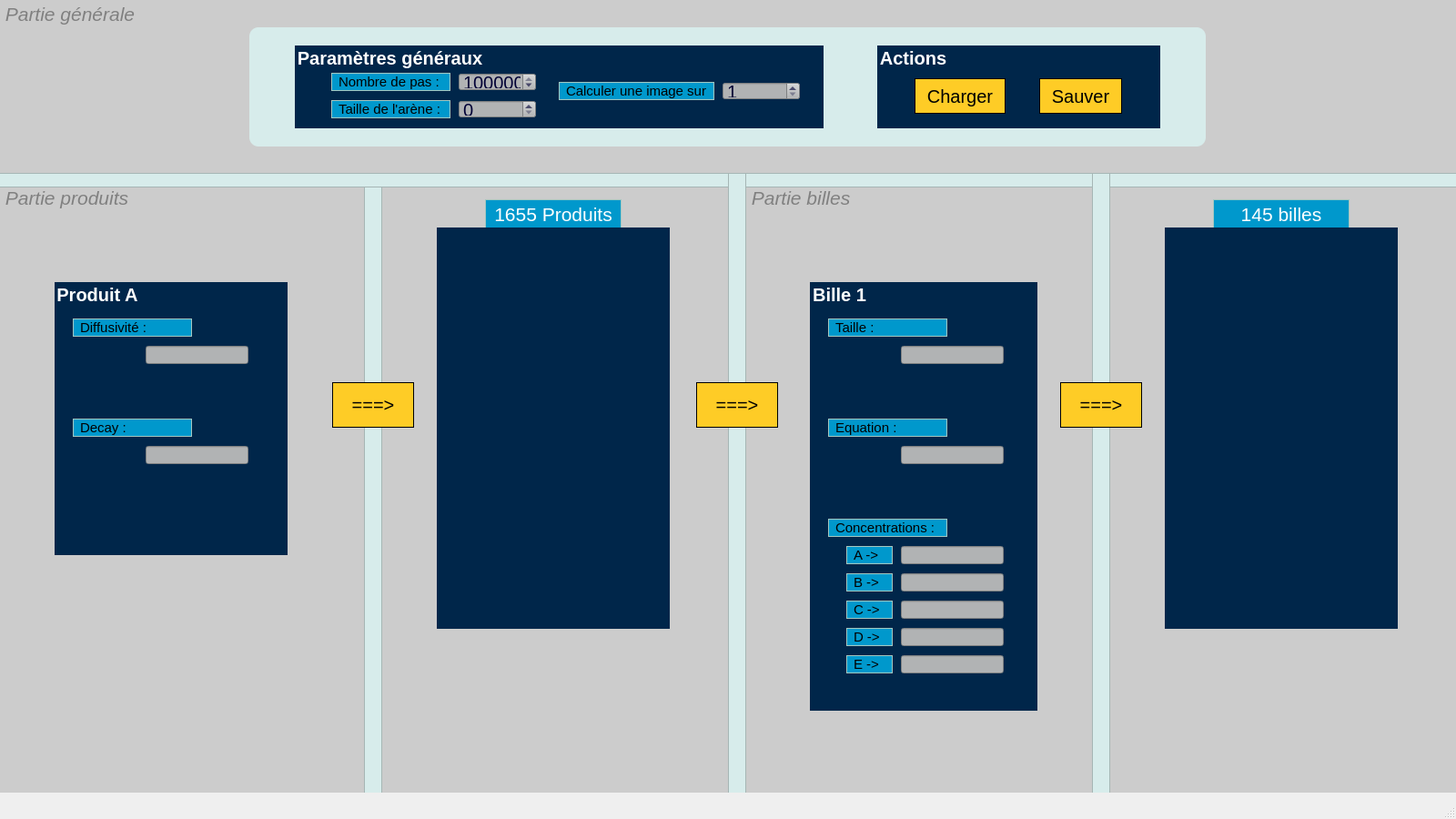
<?xml version="1.0" encoding="UTF-8"?>
<ui version="4.0">
 <class>MainWindow</class>
 <widget class="QMainWindow" name="MainWindow">
  <property name="geometry">
   <rect>
    <x>0</x>
    <y>0</y>
    <width>1600</width>
    <height>900</height>
   </rect>
  </property>
  <property name="windowTitle">
   <string>MainWindow</string>
  </property>
  <property name="styleSheet">
   <string notr="true">#groupBox_3 {

	background : #d7eceb;
	border-radius : 10px;

}

#label_3,#label_7 {

	padding : 0px 3px;
	color : white;
	font-size : 16pt;
	border : 1px solid #a4c7c0;
	border-bottom-style : none;

}

#label, #label_2 ,#label_8,#label_10,#label_9,#label_11,#label_12,#label_13,#label_14,#label_15,#label_16,#label_17,#label_18,#label_19{

	font-size : 15px;
	border : 1px solid #a4c7c0;
    padding : 0px 3px;

}

#label_4,#label_5,#label_6 {

	font-style : italic;
	color : grey;
	background : none

}

 QListWidget {
	border : none;
	background : #00264a;
	border-bottom-right-radius : 10px;
 }

#frame, #frame_2, #frame_3, #frame_4 {

	background : #d7eceb;

}

#centralwidget {

	background-color : #ccc;

}


QWidget {

	font-size : 20px;

}

.QLabel{

	font-weight : 400;
	border : none;
	font-size : 16pt;
	background-color : #0098cc;
	
}

.QPushButton{
	
	font : 13pt &quot;Consolas&quot;;
	border-radius : 0px;
	padding : 15px;
	color : #00003B;	
}

.QToolButton{

	background-color : #fecc26;
	border : 1px solid black;
	padding : 5px;	

}


.QGroupBox{

	color : white;
	font-weight : 600;
    border : 0px;
    background-color : #00264a;

}

.QLineEdit, .QSpinBox{

	color : #000035;
    background-color : #b1b3b4;

}
</string>
  </property>
  <widget class="QWidget" name="centralwidget">
   <widget class="QFrame" name="frame">
    <property name="geometry">
     <rect>
      <x>-20</x>
      <y>190</y>
      <width>1621</width>
      <height>16</height>
     </rect>
    </property>
    <property name="frameShape">
     <enum>QFrame::StyledPanel</enum>
    </property>
    <property name="frameShadow">
     <enum>QFrame::Raised</enum>
    </property>
   </widget>
   <widget class="QFrame" name="frame_2">
    <property name="geometry">
     <rect>
      <x>400</x>
      <y>190</y>
      <width>20</width>
      <height>711</height>
     </rect>
    </property>
    <property name="frameShape">
     <enum>QFrame::StyledPanel</enum>
    </property>
    <property name="frameShadow">
     <enum>QFrame::Raised</enum>
    </property>
   </widget>
   <widget class="QFrame" name="frame_3">
    <property name="geometry">
     <rect>
      <x>1200</x>
      <y>190</y>
      <width>20</width>
      <height>711</height>
     </rect>
    </property>
    <property name="frameShape">
     <enum>QFrame::StyledPanel</enum>
    </property>
    <property name="frameShadow">
     <enum>QFrame::Raised</enum>
    </property>
   </widget>
   <widget class="QFrame" name="frame_4">
    <property name="geometry">
     <rect>
      <x>800</x>
      <y>190</y>
      <width>20</width>
      <height>711</height>
     </rect>
    </property>
    <property name="frameShape">
     <enum>QFrame::StyledPanel</enum>
    </property>
    <property name="frameShadow">
     <enum>QFrame::Raised</enum>
    </property>
   </widget>
   <widget class="QLabel" name="label_4">
    <property name="geometry">
     <rect>
      <x>0</x>
      <y>202</y>
      <width>160</width>
      <height>30</height>
     </rect>
    </property>
    <property name="text">
     <string> Partie produits</string>
    </property>
   </widget>
   <widget class="QLabel" name="label_5">
    <property name="geometry">
     <rect>
      <x>0</x>
      <y>0</y>
      <width>160</width>
      <height>30</height>
     </rect>
    </property>
    <property name="text">
     <string> Partie générale</string>
    </property>
   </widget>
   <widget class="QLabel" name="label_6">
    <property name="geometry">
     <rect>
      <x>820</x>
      <y>202</y>
      <width>160</width>
      <height>30</height>
     </rect>
    </property>
    <property name="text">
     <string> Partie billes</string>
    </property>
   </widget>
   <widget class="QLabel" name="label_7">
    <property name="geometry">
     <rect>
      <x>1333</x>
      <y>219</y>
      <width>150</width>
      <height>31</height>
     </rect>
    </property>
    <property name="text">
     <string>145 billes</string>
    </property>
    <property name="alignment">
     <set>Qt::AlignCenter</set>
    </property>
   </widget>
   <widget class="QLabel" name="label_3">
    <property name="geometry">
     <rect>
      <x>533</x>
      <y>219</y>
      <width>150</width>
      <height>31</height>
     </rect>
    </property>
    <property name="text">
     <string>1655 Produits</string>
    </property>
    <property name="alignment">
     <set>Qt::AlignCenter</set>
    </property>
   </widget>
   <widget class="QToolButton" name="b_charger_2">
    <property name="geometry">
     <rect>
      <x>365</x>
      <y>420</y>
      <width>90</width>
      <height>50</height>
     </rect>
    </property>
    <property name="text">
     <string>===&gt;</string>
    </property>
   </widget>
   <widget class="QToolButton" name="b_charger_3">
    <property name="geometry">
     <rect>
      <x>765</x>
      <y>420</y>
      <width>90</width>
      <height>50</height>
     </rect>
    </property>
    <property name="text">
     <string>===&gt;</string>
    </property>
   </widget>
   <widget class="QToolButton" name="b_charger_4">
    <property name="geometry">
     <rect>
      <x>1165</x>
      <y>420</y>
      <width>90</width>
      <height>50</height>
     </rect>
    </property>
    <property name="text">
     <string>===&gt;</string>
    </property>
   </widget>
   <widget class="QGroupBox" name="groupBox_3">
    <property name="geometry">
     <rect>
      <x>274</x>
      <y>30</y>
      <width>1051</width>
      <height>131</height>
     </rect>
    </property>
    <property name="title">
     <string/>
    </property>
    <widget class="QGroupBox" name="groupBox">
     <property name="geometry">
      <rect>
       <x>50</x>
       <y>20</y>
       <width>581</width>
       <height>91</height>
      </rect>
     </property>
     <property name="styleSheet">
      <string notr="true"/>
     </property>
     <property name="title">
      <string>Paramètres généraux</string>
     </property>
     <widget class="QLabel" name="label">
      <property name="geometry">
       <rect>
        <x>40</x>
        <y>30</y>
        <width>131</width>
        <height>20</height>
       </rect>
      </property>
      <property name="text">
       <string>Nombre de pas :</string>
      </property>
     </widget>
     <widget class="QLabel" name="label_2">
      <property name="geometry">
       <rect>
        <x>40</x>
        <y>60</y>
        <width>131</width>
        <height>20</height>
       </rect>
      </property>
      <property name="text">
       <string>Taille de l'arène :</string>
      </property>
     </widget>
     <widget class="QSpinBox" name="spinBox">
      <property name="geometry">
       <rect>
        <x>180</x>
        <y>30</y>
        <width>85</width>
        <height>20</height>
       </rect>
      </property>
      <property name="minimum">
       <number>1</number>
      </property>
      <property name="maximum">
       <number>500001</number>
      </property>
      <property name="singleStep">
       <number>1000</number>
      </property>
      <property name="value">
       <number>100000</number>
      </property>
     </widget>
     <widget class="QSpinBox" name="spinBox_2">
      <property name="geometry">
       <rect>
        <x>180</x>
        <y>60</y>
        <width>85</width>
        <height>20</height>
       </rect>
      </property>
      <property name="maximum">
       <number>100</number>
      </property>
      <property name="singleStep">
       <number>1</number>
      </property>
     </widget>
     <widget class="QLabel" name="label_8">
      <property name="geometry">
       <rect>
        <x>290</x>
        <y>40</y>
        <width>171</width>
        <height>20</height>
       </rect>
      </property>
      <property name="text">
       <string>Calculer une image sur :</string>
      </property>
     </widget>
     <widget class="QSpinBox" name="spinBox_3">
      <property name="geometry">
       <rect>
        <x>470</x>
        <y>40</y>
        <width>85</width>
        <height>20</height>
       </rect>
      </property>
      <property name="minimum">
       <number>1</number>
      </property>
      <property name="maximum">
       <number>10</number>
      </property>
      <property name="singleStep">
       <number>1</number>
      </property>
     </widget>
    </widget>
    <widget class="QGroupBox" name="groupBox_2">
     <property name="geometry">
      <rect>
       <x>690</x>
       <y>20</y>
       <width>311</width>
       <height>91</height>
      </rect>
     </property>
     <property name="title">
      <string>Actions</string>
     </property>
     <widget class="QWidget" name="horizontalLayoutWidget">
      <property name="geometry">
       <rect>
        <x>10</x>
        <y>30</y>
        <width>291</width>
        <height>51</height>
       </rect>
      </property>
      <layout class="QHBoxLayout" name="horizontalLayout">
       <item>
        <widget class="QToolButton" name="b_charger">
         <property name="text">
          <string>Charger</string>
         </property>
        </widget>
       </item>
       <item>
        <widget class="QToolButton" name="b_sauver">
         <property name="text">
          <string>Sauver</string>
         </property>
        </widget>
       </item>
      </layout>
     </widget>
    </widget>
   </widget>
   <widget class="QGroupBox" name="groupBox_4">
    <property name="geometry">
     <rect>
      <x>60</x>
      <y>310</y>
      <width>256</width>
      <height>300</height>
     </rect>
    </property>
    <property name="title">
     <string>Produit A</string>
    </property>
    <widget class="QLabel" name="label_10">
     <property name="geometry">
      <rect>
       <x>20</x>
       <y>40</y>
       <width>131</width>
       <height>20</height>
      </rect>
     </property>
     <property name="text">
      <string>Diffusivité :</string>
     </property>
    </widget>
    <widget class="QLabel" name="label_9">
     <property name="geometry">
      <rect>
       <x>20</x>
       <y>150</y>
       <width>131</width>
       <height>20</height>
      </rect>
     </property>
     <property name="text">
      <string>Decay :</string>
     </property>
    </widget>
    <widget class="QLineEdit" name="lineEdit">
     <property name="geometry">
      <rect>
       <x>100</x>
       <y>70</y>
       <width>113</width>
       <height>20</height>
      </rect>
     </property>
    </widget>
    <widget class="QLineEdit" name="lineEdit_2">
     <property name="geometry">
      <rect>
       <x>100</x>
       <y>180</y>
       <width>113</width>
       <height>20</height>
      </rect>
     </property>
    </widget>
   </widget>
   <widget class="QGroupBox" name="groupBox_5">
    <property name="geometry">
     <rect>
      <x>890</x>
      <y>310</y>
      <width>250</width>
      <height>471</height>
     </rect>
    </property>
    <property name="title">
     <string>Bille 1</string>
    </property>
    <widget class="QLabel" name="label_11">
     <property name="geometry">
      <rect>
       <x>20</x>
       <y>40</y>
       <width>131</width>
       <height>20</height>
      </rect>
     </property>
     <property name="text">
      <string>Taille :</string>
     </property>
    </widget>
    <widget class="QLabel" name="label_12">
     <property name="geometry">
      <rect>
       <x>20</x>
       <y>150</y>
       <width>131</width>
       <height>20</height>
      </rect>
     </property>
     <property name="text">
      <string>Equation :</string>
     </property>
    </widget>
    <widget class="QLineEdit" name="lineEdit_3">
     <property name="geometry">
      <rect>
       <x>100</x>
       <y>70</y>
       <width>113</width>
       <height>20</height>
      </rect>
     </property>
    </widget>
    <widget class="QLineEdit" name="lineEdit_4">
     <property name="geometry">
      <rect>
       <x>100</x>
       <y>180</y>
       <width>113</width>
       <height>20</height>
      </rect>
     </property>
    </widget>
    <widget class="QLineEdit" name="lineEdit_5">
     <property name="geometry">
      <rect>
       <x>100</x>
       <y>290</y>
       <width>113</width>
       <height>20</height>
      </rect>
     </property>
    </widget>
    <widget class="QLabel" name="label_13">
     <property name="geometry">
      <rect>
       <x>20</x>
       <y>260</y>
       <width>131</width>
       <height>20</height>
      </rect>
     </property>
     <property name="text">
      <string>Concentrations :</string>
     </property>
    </widget>
    <widget class="QLineEdit" name="lineEdit_6">
     <property name="geometry">
      <rect>
       <x>100</x>
       <y>320</y>
       <width>113</width>
       <height>20</height>
      </rect>
     </property>
    </widget>
    <widget class="QLineEdit" name="lineEdit_7">
     <property name="geometry">
      <rect>
       <x>100</x>
       <y>380</y>
       <width>113</width>
       <height>20</height>
      </rect>
     </property>
    </widget>
    <widget class="QLineEdit" name="lineEdit_8">
     <property name="geometry">
      <rect>
       <x>100</x>
       <y>350</y>
       <width>113</width>
       <height>20</height>
      </rect>
     </property>
    </widget>
    <widget class="QLineEdit" name="lineEdit_9">
     <property name="geometry">
      <rect>
       <x>100</x>
       <y>410</y>
       <width>113</width>
       <height>20</height>
      </rect>
     </property>
    </widget>
    <widget class="QLabel" name="label_14">
     <property name="geometry">
      <rect>
       <x>40</x>
       <y>290</y>
       <width>51</width>
       <height>20</height>
      </rect>
     </property>
     <property name="text">
      <string>A -&gt;</string>
     </property>
    </widget>
    <widget class="QLabel" name="label_15">
     <property name="geometry">
      <rect>
       <x>40</x>
       <y>320</y>
       <width>51</width>
       <height>20</height>
      </rect>
     </property>
     <property name="text">
      <string>B -&gt;</string>
     </property>
    </widget>
    <widget class="QLabel" name="label_16">
     <property name="geometry">
      <rect>
       <x>40</x>
       <y>350</y>
       <width>51</width>
       <height>20</height>
      </rect>
     </property>
     <property name="text">
      <string>C -&gt;</string>
     </property>
    </widget>
    <widget class="QLabel" name="label_17">
     <property name="geometry">
      <rect>
       <x>40</x>
       <y>380</y>
       <width>51</width>
       <height>20</height>
      </rect>
     </property>
     <property name="text">
      <string>D -&gt;</string>
     </property>
    </widget>
    <widget class="QLabel" name="label_18">
     <property name="geometry">
      <rect>
       <x>40</x>
       <y>410</y>
       <width>51</width>
       <height>20</height>
      </rect>
     </property>
     <property name="text">
      <string>E -&gt;</string>
     </property>
    </widget>
   </widget>
   <widget class="QGroupBox" name="groupBox_6">
    <property name="geometry">
     <rect>
      <x>480</x>
      <y>250</y>
      <width>256</width>
      <height>441</height>
     </rect>
    </property>
    <property name="title">
     <string/>
    </property>
    <widget class="QWidget" name="verticalLayoutWidget">
     <property name="geometry">
      <rect>
       <x>40</x>
       <y>30</y>
       <width>181</width>
       <height>391</height>
      </rect>
     </property>
     <layout class="QVBoxLayout" name="verticalLayout_2"/>
    </widget>
   </widget>
   <widget class="QGroupBox" name="groupBox_7">
    <property name="geometry">
     <rect>
      <x>1280</x>
      <y>250</y>
      <width>256</width>
      <height>441</height>
     </rect>
    </property>
    <property name="title">
     <string/>
    </property>
    <widget class="QWidget" name="verticalLayoutWidget_4">
     <property name="geometry">
      <rect>
       <x>40</x>
       <y>30</y>
       <width>181</width>
       <height>391</height>
      </rect>
     </property>
     <layout class="QVBoxLayout" name="verticalLayout_5"/>
    </widget>
   </widget>
   <zorder>frame_2</zorder>
   <zorder>frame</zorder>
   <zorder>frame_3</zorder>
   <zorder>frame_4</zorder>
   <zorder>label_4</zorder>
   <zorder>label_5</zorder>
   <zorder>label_6</zorder>
   <zorder>label_7</zorder>
   <zorder>label_3</zorder>
   <zorder>b_charger_2</zorder>
   <zorder>b_charger_3</zorder>
   <zorder>b_charger_4</zorder>
   <zorder>groupBox_3</zorder>
   <zorder>groupBox_4</zorder>
   <zorder>groupBox_5</zorder>
   <zorder>groupBox_6</zorder>
   <zorder>groupBox_7</zorder>
  </widget>
  <widget class="QMenuBar" name="menubar">
   <property name="geometry">
    <rect>
     <x>0</x>
     <y>0</y>
     <width>1600</width>
     <height>34</height>
    </rect>
   </property>
  </widget>
  <widget class="QStatusBar" name="statusbar"/>
  <action name="actionCharger">
   <property name="text">
    <string>Charger</string>
   </property>
  </action>
  <action name="actionSauver">
   <property name="text">
    <string>Sauver</string>
   </property>
  </action>
 </widget>
 <resources/>
 <connections/>
</ui>
